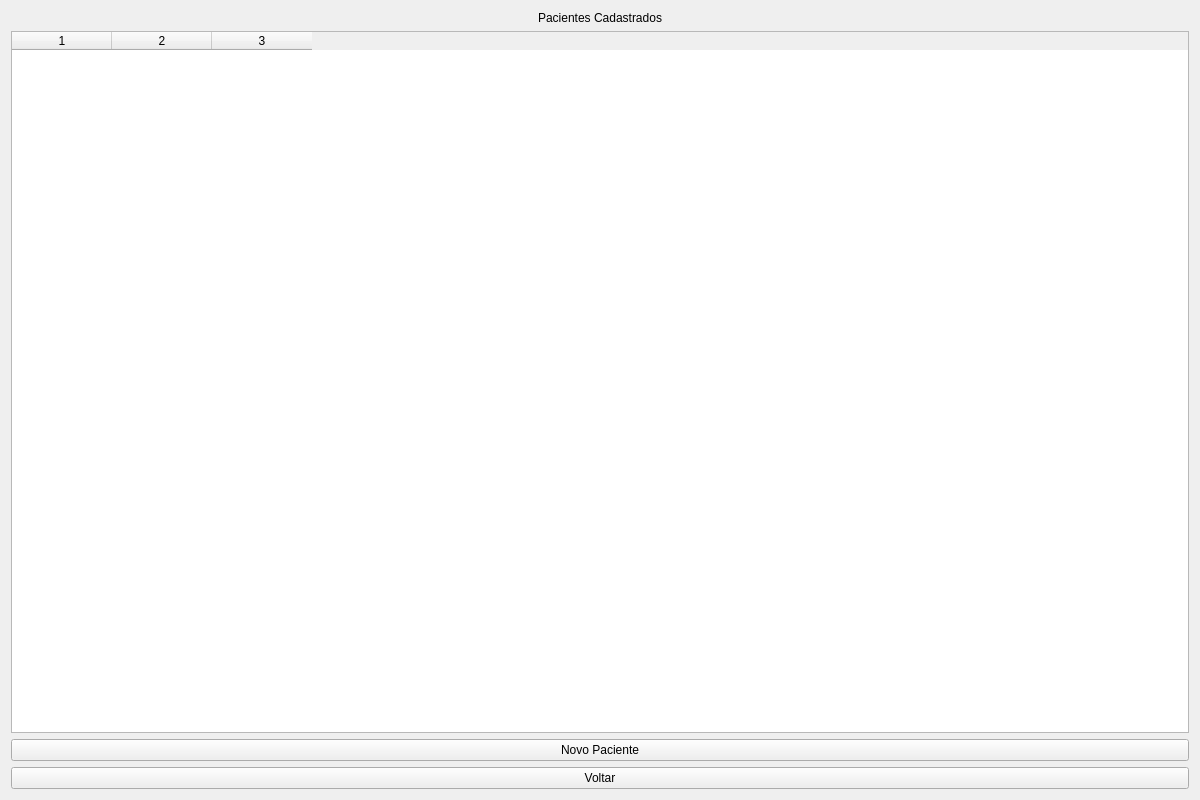
<ui version="4.0">
 <class>ListarPacientes</class>
 <widget class="QWidget" name="ListarPacientes">
  <property name="geometry">
   <rect>
    <x>0</x>
    <y>0</y>
    <width>1200</width>
    <height>800</height>
   </rect>
  </property>
  <property name="windowTitle">
   <string>Listar Pacientes</string>
  </property>
  <layout class="QVBoxLayout" name="verticalLayout">
   <item>
    <widget class="QLabel" name="labelTitulo">
     <property name="text">
      <string>Pacientes Cadastrados</string>
     </property>
     <property name="alignment">
      <set>Qt::AlignCenter</set>
     </property>
    </widget>
   </item>
   <item>
    <widget class="QTableWidget" name="tableWidget">
     <property name="columnCount">
      <number>3</number>
     </property>
     <property name="horizontalHeaderLabels">
      <stringlist>
       <string>Nome</string>
       <string>P. E.</string>
       <string>Ações</string>
      </stringlist>
     </property>
    </widget>
   </item>
   <item>
    <widget class="QPushButton" name="botaoCadastrarPaciente">
     <property name="text">
      <string>Novo Paciente</string>
     </property>
    </widget>
   </item>
   <item>
    <widget class="QPushButton" name="botaoVoltar">
     <property name="text">
      <string>Voltar</string>
     </property>
    </widget>
   </item>
  </layout>
 </widget>
</ui>
